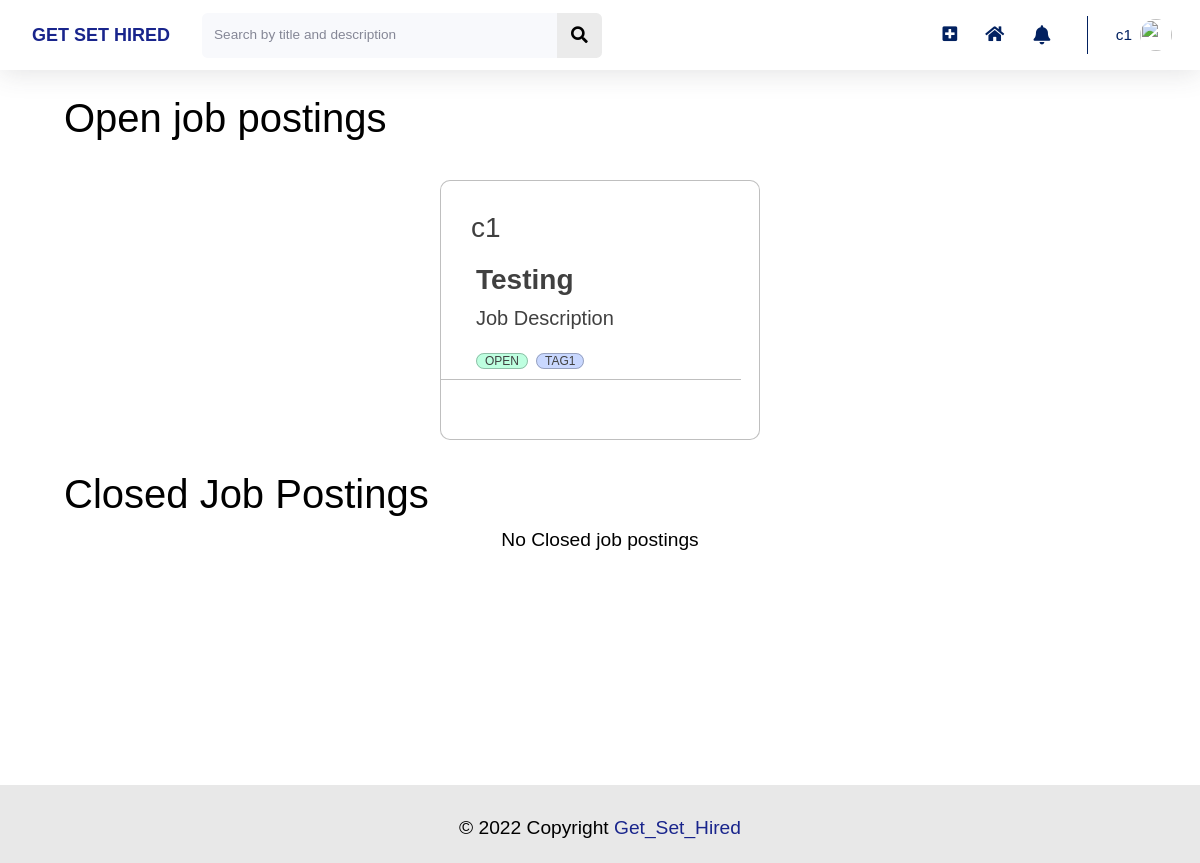
The page / (signed in) on the database its author committed.
### home/models.py (models this page shows, shortened)
class JobPosting(models.Model):
    title = models.CharField(max_length = 40)
    position = models.CharField(max_length = 40)
    job_description = models.FileField(upload_to = 'job_description/', validators=[FileExtensionValidator(allowed_extensions=["pdf"])])
    company = models.ForeignKey(User, on_delete = models.CASCADE, related_name = 'jobposting_company')
    users_accepted = models.ManyToManyField(User, related_name = 'users_accepted', blank=True)
    no_of_seats = models.IntegerField()
    stipend = models.IntegerField()
    location = models.CharField(max_length = 40)
    domain_tags = models.ManyToManyField(Tag, related_name = 'jobposting_domain_tags')
    requirement_tags = models.ManyToManyField(Tag, related_name = 'jobposting_requirement_tags')
    status = models.CharField(max_length = 10, choices = (("open", "open"), ("closed", "closed")), default = 'open')
    experience_required = models.IntegerField(default = 0)
    willing_to_hire = models.ManyToManyField(User, related_name = 'users_willing_to_hire', blank = True)

class Tag(models.Model):
    title = models.CharField(max_length=20)
    def __str__(self):
        return f"{self.title}"

### home/decorators.py (the view)
    def wrap(request, *args, **kwargs):
        if profileCompleted(request):
            return function(request, *args, **kwargs)
        if(request.user.userprofile.isUser):
            return redirect("/profileEdit/" + str(request.user.userprofile.id))
        return redirect("/profileEdit/" + str(request.user.companyprofile.id))

### controllers.py (called while the page is built)
def indexController(req):
    context = {"status": True}
    from home.models import Notification
    if req.user.userprofile.isUser:
        context["image"] = req.user.userprofile.image
    else:
        from home.models import JobPosting
        jobPostings_closed = JobPosting.objects.all().filter(status = 'closed')
        jobPostings_open = JobPosting.objects.all().filter(status = 'open')
        context["jobPostings_open"] = jobPostings_open
        context["jobPostings_closed"] = jobPostings_closed
    context["notifications"] = Notification.objects.filter(reciever = req.user).order_by('-time')
    return context

### home/views.py (called while the page is built)
@login_required
@user_profile_completed
def index(req):
    context = indexController(req)
    return render(req, 'home/index.html', context)

### utils.py (called while the page is built)
def check(req, field, fieldName):
    from django.contrib import messages
    if field != "" and field != None:
        return True
    print(field)
    messages.error(req, "Please complete " + fieldName)
    return False

### templates/home/index.html (shortened to what this page needs)
{% extends 'partials/base.html' %}
{% load static %}
{% block customCSS %}
<link rel="stylesheet" type="text/css" href="{% static 'home/mainpp.css' %}">
{% endblock customCSS %}
{% block cdnCSS %}
<link rel="stylesheet" type="text/css" href="{% static 'home/style.css' %}">
<link rel="stylesheet" type="text/css" href="{% static 'home/cards.css' %}">
<link rel="stylesheet" type="text/css" href="{% static 'home/footer.css' %}">
<link rel="stylesheet" href="https://pro.fontawesome.com/releases/v5.10.0/css/all.css" />
{% endblock cdnCSS %}
{% block content %}
<div class="project_cards">
    <h1>Open job postings</h1>
    <div class="" style="display: flex; flex-wrap: wrap;justify-content:center;" id="all-projects">
        {% for jobposting in jobPostings_open %}
        <div id="projectNumber{{ jobposting.id }}">
            <div class="blog-container">
                <div class="blog-header" style="display: flex; flex-wrap: wrap;">
                    <span style="flex: 1 0 45%; ">
                        <h3 style="margin-top: 10px; color:#858796;"><a href="{% url 'profile' jobposting.company.id %}">{{jobposting.company}}</a></h3>
                    </span>
                </div>
                <div class="blog-body">
                    <div class="blog-title demo-a">
                        <h1><a href="/jobposting/{{jobposting.id}}">{{ jobposting.title }}</a></h1>
                    </div>
                    <div class="blog-summary demo-2">
                        <a href='/media/{{jobposting.job_description}}'>Job Description</a>
                    </div>
                    <div class="blog-tags">
                        <br class="main-br">
                        <ul>
                            <li><a href="/home/?Status={{jobposting.Status}}">{{jobposting.status}}</a></li>
                            {% for tag in jobposting.domain_tags.all %}
                            {% if forloop.counter <= 2 %}
                            <li>
                                <a href="/home/?Tags={{tag.id}}">{{ tag }}</a>
                            </li>
                            {% endif %}
                            {% endfor %}
                        </ul>
                    </div>
                </div>
                <hr class="main-page-hr">
            </div>
        </div>
        {% endfor %}
    </div>
    <h1>Closed Job Postings</h1>
    <div class="" style="display: flex; flex-wrap: wrap;justify-content:center;" id="all-projects">
        {% if jobPostings_closed.count == 0 %}
        <div>No Closed job postings</div>
        {% endif %}
    </div>
    {% endblock content %}

### templates/partials/base.html (shortened to what this page needs)
{% load static %}
<!DOCTYPE html>
<html lang="en">
    <head>
        {% block cdnCSS %}{% endblock cdnCSS %}
        {% block customCSS %}
        {% endblock customCSS %}
    </head>
    <body id="page-top">
        {% block mainBlock %}
        <div id="wrapper">
            <div id="content-wrapper" class="d-flex flex-column">
                <div id="content" style="background: white;">
                    {% block navbar %}
                    <nav class="navbar navbar-expand navbar-light bg-white topbar mb-4 static-top shadow">
                        <div class="sidebar-brand-text mx-3" style="color: #022160; font-size: large; font-weight: bold"> <a href="/home">GET SET HIRED</a></div>
                        <form method="POST" action="{{request.get_full_path}}" class="d-none d-sm-inline-block form-inline mr-auto ml-md-3 my-2 my-md-0 mw-100 navbar-search">
                            <div class="input-group">
                                <input type="text" class="form-control bg-light border-0 small" placeholder="Search by title and description" aria-label="Search" aria-describedby="basic-addon2" name="search">
                                <div class="input-group-append">
                                    <button class="btn btn-primary" type="submit">
                                        <i class="fas fa-search fa-sm"></i>
                                    </button>
                                </div>
                            </div>
                        </form>
                        <ul class="navbar-nav ml-auto">
                            {% if user.companyprofile.isCompany %}
                            <div class="notif-tooltip">
                                <a class="nav-link" href="createJobPosting/">
                                    <i class="fas fa-plus-square fa-sm fa-fw mr-2 text-gray-400" style="margin-top: 18px;"></i>
                                </a>
                            </div>
                            {% endif %}
                            <div class="notif-tooltip">
                                <a class="nav-link" href="{% url 'index' %}" role="button" style="margin-top: 11px;">
                                    <i class="fas fa-home fa-fw fa-sm mr-2 text-gray-400"></i>
                                </a>
                            </div>
                            {% if user.companyprofile.isCompany %}
                            <li class="nav-item dropdown no-arrow mx-1">
                                <a class="nav-link dropdown-toggle notif-tooltip" id="alertsDropdown" role="button" data-toggle="dropdown" aria-haspopup="true" aria-expanded="false" style="padding: 8px; width: 41.5px;">
                                    <i class="fas fa-bell fa-fw" style="margin-right: 8px;"></i>
                                </a>
                            </li>
                            {% endif %}
                            <li class="nav-item dropdown no-arrow">
                                <a class="nav-link dropdown-toggle" id="userDropdown" role="button" data-toggle="dropdown" aria-haspopup="true" aria-expanded="false">
                                    <span class="mr-2 d-none d-lg-inline text-gray-600 small">{{user.username}}</span>
                                    <img class="img-profile rounded-circle" src="{{user.profile.image.url}}">
                                </a>
                            </li>
                        </ul>
                    </nav>
                    {% endblock navbar %}
                    <div class="container-fluid">
                        {% block content %}{% endblock content %}
                    </div>
                </div>
            </div>
            <br><br><br><br><br><br><br><br>
        </div>
        <br>
        {% endblock mainBlock %}
        {% block footer %}
        <div id="CopyrightAndTeam">
            <div class="vertical-center">
                <div class="copyright horizontal-center">
                    &copy;  Copyright <a href="https://wiki.iitmandi.co.in/p/UG_Academic_Council" target="_blank">Get_Set_Hired</a>
                </div>
            </div>
        </div>
        {% endblock footer %}
    </body>
    {% block cdnJS %}
    <link href="https://cdnjs.cloudflare.com/ajax/libs/select2/4.0.3/css/select2.min.css" rel="stylesheet" />
    {% endblock cdnJS %}
</html>

### static/home/cards.css (style rules this page uses)
.blog-container { flex: 1 0 45%; margin: 30px; width: 600px; height: 289px; max-width: 600px;" }
#content > nav > ul > div:nth-child(3) > a >i { margin-top: 7px !important; }
.blog-container { background: #fff; border: 1px solid rgba(0, 0, 0, 0.25); box-sizing: border-box; border-radius: 10px; font-family: 'Public Sans', sans-serif; font-style: normal; font-weight: 500; font-size: 20px; line-height: 23px; color: #404040; font-weight: 100; padding-top: 15px; }
.blog-header { height: 40px; }
.blog-title h1 a { font-size: 28px; }
.blog-body { margin-left: 30px; }
.main-page-hr { width: 300px; border-top: 1px solid rgba(0, 0, 0, 0.25); margin-left: 0px; margin-bottom: 0px; }
@media only screen and (min-width: 930px) { .blog-container { flex: 1 0 45%; margin: 30px; width: 320px; height: 260px; } }
@media only screen and (min-width: 930px) { .blog-header { margin-top: 0px; height:30px; } }
@media only screen and (min-width: 930px) { .blog-body { margin-left: 20px; padding: 15px; } }
@media only screen and (min-width: 930px) { .blog-title h1 a { font-size: 28px; } }
@media only screen and (min-width: 930px) { .main-page-hr { margin-top:10px; margin-bottom:10px } }
.blog-container a { color: #404040; text-decoration: none; transition: 0.25s ease; width: 429px; height: 33px; left: 31px; top: 77px; }
.blog-body { margin-top: 5px; width: 90%; margin-right: 20px; height: 133px; }
.blog-header { margin-left: 30px; margin-top: 5px; width: 80%; }
.blog-title h1 a { font-family: 'Public Sans', sans-serif; font-style: normal; font-weight: bold; line-height: 33px; color: #404040; }
.blog-tags ul { display: flex; flex-direction: row; flex-wrap: wrap; list-style: none; padding-left: 0; }
.blog-tags li:nth-child(1) a { background: #BEFFE0; }
.blog-tags li:nth-child(2) a { background: #C9D8FF; }
.blog-tags li+li { margin-left: 0.5rem; }
.blog-tags a { border: 1px solid rgba(0, 0, 0, 0.25); box-sizing: border-box; height: 35px; top: 224px; border-radius: 15px; padding: 0 0.5rem; text-align: center; text-transform: uppercase; white-space: nowrap; width: 82px; font-family: 'Public Sans', sans-serif; font-style: normal; font-weight: 300; font-size: 12px; line-height: 14px; }
.demo-2 { display: -webkit-box; overflow: hidden; -webkit-line-clamp: 2; -webkit-box-orient: vertical; height: 40px; }
.demo-a { display: -webkit-box; overflow: hidden; -webkit-line-clamp: 1; -webkit-box-orient: vertical; }

### static/home/footer.css (style rules this page uses)
.horizontal-center { margin: 0 auto; }
.vertical-center { display: flex; align-items: center; }
#CopyrightAndTeam { background-color: #e8e8e8; padding-bottom: 20px; }

### static/home/mainpp.css (style rules this page uses)
::placeholder { color: black; }
#content>nav>ul>div:nth-child(3)>a>i { margin-top: 7px !important; }

### rows shown on the page
JobPosting: company "c1", title "Testing", status "OPEN"
Tag: title "TAG1"

### other values the page prints
{{ user.username }} "c1"
